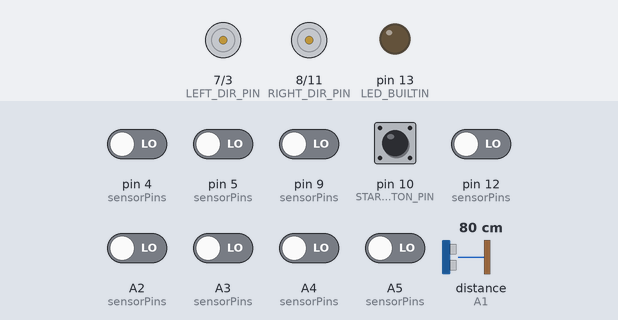
The program below on a simulated Arduino Uno, built with avr-gcc and run on an emulated ATmega328P. Parts: direction and speed pins drawn as motors (green arrow = direction pin HIGH = forward, orange = LOW = backward, longer = more drive), output pins drawn as LEDs (lit = HIGH). Inputs (shaded band) come from the test bench; at power-on: pin 10 (START_BUTTON_PIN) HIGH, A2 (sensorPins), A3 (sensorPins), A4 (sensorPins), A5 (sensorPins), pin 4 (sensorPins), pin 5 (sensorPins), pin 9 (sensorPins), pin 12 (sensorPins) LOW, distance to the obstacle (sensor on A1) 80 cm. The echo pulse lasts 58.3 µs per cm; pins used as bus, display or sensor lines are not drawn.

Above: at 13.3 s.
13.4 s: pin 10 (START_BUTTON_PIN) pulled LOW for 0.35 s
At 15.3 s:
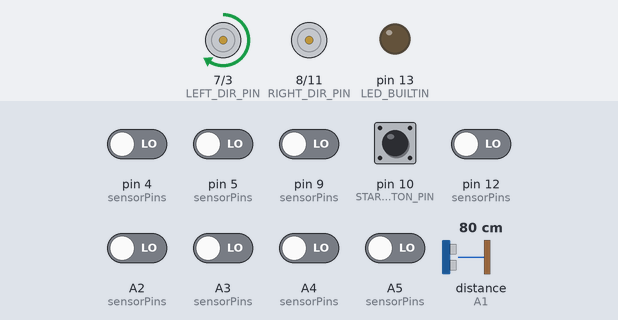
15.6 s: pin 4 (sensorPins) driven HIGH
At 16.8 s:
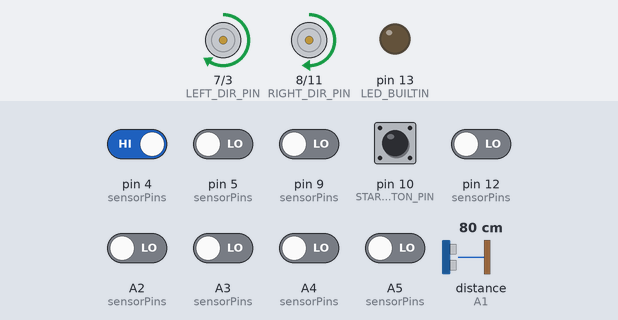
17.1 s: pin 5 (sensorPins) driven HIGH
At 18.0 s:
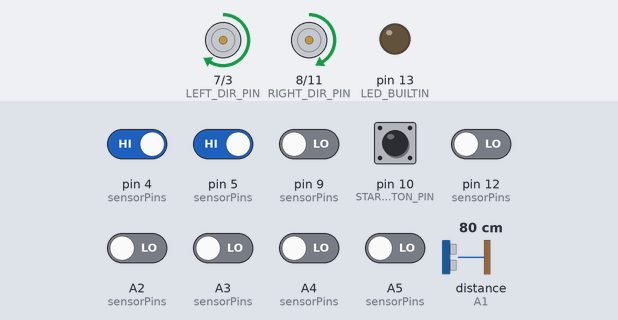
18.6 s: A5 (sensorPins) driven HIGH
At 21.2 s:
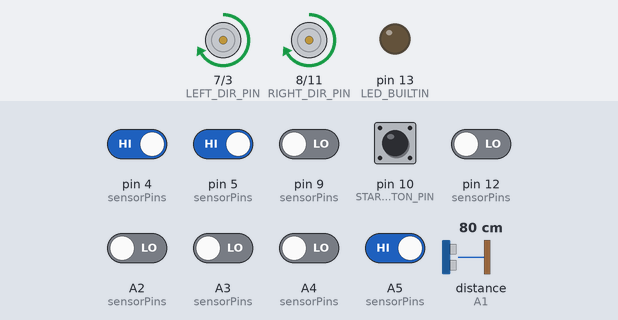
21.6 s: pin 12 (sensorPins) driven HIGH
23.5 s: pin 10 (START_BUTTON_PIN) pulled LOW for 1 s
At 24.0 s:
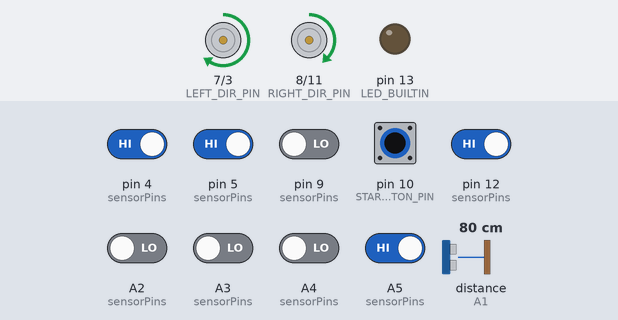
Timing chart, 0 to 26.5 s (numbered marks = the images above; inputs shaded):
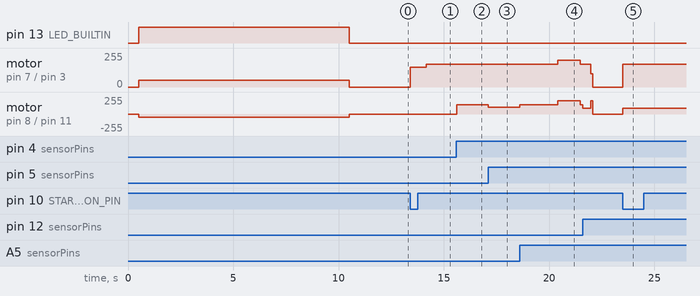

The program:

main.cpp
```cpp
#include <Arduino.h>
#include <PID_v1.h>
#include <QTRSensors.h>

#include "LedControl.h"
#include "MotorControl.h"
// * Flag to toggle feature
// ! Tunr off FLAG_DEBUG to avoid oscillation
#define FLAG_DEBUG false

#define FLAG_USE_NEW_CALIBRATE_PROCEDURE true

#define SONAR_TRIG_PIN A0
#define SONAR_ECHO_PIN A1

#define START_BUTTON_PIN 10

const uint8_t sensorCount = 8;
const uint8_t sensorPins[sensorCount] = {12, 9, 5, 4, A5, A4, A3, A2};
uint16_t sensorValues[sensorCount];

double setPoint = 3500.0;
double pos = 0.0;
double adjust = 0.0;

const double initialBaseSpeed = 150;

// Line follow base speed
const double baseSpeed = 170.0;

// use these with baseSpeed = 170
double Kp = 0.065;
double Ki = 0.0;
double Kd = 0.0013;

uint64_t looopStartMillis = 0;
bool lineFollowInitialized = false;
uint8_t status = 0;
bool tunelPassed = false;
bool ramUp = true;
double speed = initialBaseSpeed;
uint64_t switchMillis = 0;
uint64_t currentMillis = 0;

QTRSensors qtr;
PID pid(&pos, &adjust, &setPoint, Kp, Ki, Kd, DIRECT);

uint32_t checkDistance() {
    PORTC |= (1 << PC0);
    delayMicroseconds(5);
    PORTC &= ~(1 << PC0);
    uint8_t oldSREG = SREG;
    cli();
    uint64_t dur = pulseIn(A1, HIGH, 1000000UL);
    sei();
    SREG = oldSREG;
    return dur / 2 / 29.412;
}

inline void adjustCarTunnel() {
    Motor::setSpeed(255, 10);
}
void calibrateSensor() {
    LED::turnOn();
    Motor::setDir(Motor::motorDir::forward, Motor::motorDir::reverse);
    Motor::setSpeed(50, 50);
    for (uint16_t i = 0; i < 400; i++)
        qtr.calibrate();
    Motor::setSpeed(0, 0);
    Motor::setDir(Motor::motorDir::forward, Motor::motorDir::forward);
    LED::turnOff();
}

void initLineFollowMode() {
    pid.SetTunings(Kp, Ki, Kd);
    pid.SetMode(AUTOMATIC);
    pid.SetSampleTime(5);
    pid.SetOutputLimits(-initialBaseSpeed, initialBaseSpeed);
    lineFollowInitialized = true;
}

int main() {
    // Arduino stuff, don't touch
    init();

    // Prog stuff, can be touched
    pinMode(SONAR_TRIG_PIN, OUTPUT);
    pinMode(SONAR_ECHO_PIN, INPUT);
    pinMode(START_BUTTON_PIN, INPUT_PULLUP);

    // status indicator led
    pinMode(LED_BUILTIN, OUTPUT);

    // configure the line sensors
    qtr.setTypeRC();
    qtr.setSensorPins(sensorPins, sensorCount);
    qtr.setEmitterPin(2);
    qtr.setNonDimmable();
    qtr.setTimeout(2000);
    delay(500);

    // Init motor (timer,...)
    Motor::begin();
    LED::begin();
    calibrateSensor();

#if FLAG_DEBUG
    Serial.begin(115200);
#endif

    delay(2000);
    initLineFollowMode();
    while (digitalRead(START_BUTTON_PIN)) {
        // empty waiting loop
    };
    looopStartMillis = millis();
    for (;;) {
        currentMillis = millis();
        if (status == 0) { // if status = 0 aka following line
            if (ramUp) {
                if (currentMillis - looopStartMillis > 750) {
                    pid.SetOutputLimits((double)-baseSpeed, (double)baseSpeed);
                    speed = baseSpeed;
                    ramUp = false;
                }
            }

            pos = qtr.readLineBlack(sensorValues);
            currentMillis = millis();
            // if detect line
            if ((sensorValues[4] > 800 && sensorValues[3] > 800 && (sensorValues[2] > 800 || sensorValues[5] > 800))) {
                if (currentMillis - switchMillis > 500) {
                    // doesn't switch when ram up to avoid the START arrow
                    if (currentMillis - looopStartMillis >= 7000) {
                        if (!tunelPassed)
                            status = 1;
                        else // jump to stop
                            status = 100;
                        switchMillis = currentMillis;
                    }
                }
            }

// ! Turn off debug to avoid oscillation
#if (FLAG_DEBUG)
            for (auto values : sensorValues) {
                Serial.print(values);
                Serial.print(' ');
            }

            Serial.println();
            Serial.print(position);
            Serial.print(" ");
            Serial.println(adjust);
            delay(50);
#endif

            pid.Compute();
            if (adjust > 0) {
                Motor::setSpeed(speed - adjust, speed);
            } else {
                Motor::setSpeed(speed, speed + adjust);
            }
        } else if (status == 1) { // aka tunnel mode
            qtr.readCalibrated(sensorValues);
            if (currentMillis - switchMillis > 500 && (sensorValues[0] > 700 || sensorValues[1] > 700 || sensorValues[2] > 700 || sensorValues[3] > 700 || sensorValues[4] > 700 || sensorValues[5] > 700 || sensorValues[6] > 700 || sensorValues[7] > 700)) {
                status = 0;
                tunelPassed = true;
                switchMillis = millis();
            }
            Motor::setSpeed(200, 200);
            if (checkDistance() <= 10) {
                adjustCarTunnel();
            }
        } else if (status == 100) {
            Motor::setSpeed(200, 100);
            delay(100);
            Motor::setSpeed(0, 0);
            status = 200;
        } else if (status == 200) {
            // wait for the button to be pressed
            if (!digitalRead(START_BUTTON_PIN)) {
                status = 0;
                tunelPassed = false;
                ramUp = true;
                looopStartMillis = currentMillis;
            };
        }
    }
    return 0;
}
```

LedControl.h
```cpp
#ifndef _LED_CONTROL_H_
#define _LED_CONTROL_H_

#include <avr/io.h>

#define LED_PIN PB5

namespace LED {
inline void begin() {
    DDRB |= (1 << LED_PIN);
}
inline void turnOn() {
    PORTB |= (1 << LED_PIN);
}
inline void turnOff() {
    PORTB &= ~(1 << LED_PIN);
}
};  // namespace LED

#endif
```

MotorControl.h
```cpp
#ifndef _MOTOR_CONTROL_H
#define _MOTOR_CONTROL_H

#include <avr/io.h>

#define LEFT_DIR_PIN PD7   // pin 8
#define RIGHT_DIR_PIN PB0  // pin 7

#define LEFT_PWM_PIN PD3   // pin 3
#define RIGHT_PWM_PIN PB3  // pin 11

namespace Motor {
enum class motorDir {
    forward,
    reverse
};
inline void begin() {
    uint8_t oldSREG = SREG;
    cli();
    DDRD |= (1 << LEFT_PWM_PIN) | (1 << LEFT_DIR_PIN);
    DDRB |= (1 << RIGHT_PWM_PIN) | (1 << RIGHT_DIR_PIN);

    PORTD |= (1 << LEFT_DIR_PIN);
    PORTB |= (1 << RIGHT_DIR_PIN);

    TCCR2A = (1 << COM2A1) | (1 << COM2B1) | (1 << WGM20);
    TCCR2B = (1 << CS20);

    OCR2A = 0;
    OCR2B = 0;

    sei();
    SREG = oldSREG;
};
inline void setLeftSpeed(uint8_t speed) {
    OCR2A = speed;
}
inline void setRightSpeed(uint8_t speed) {
    OCR2B = speed;
}
inline void setSpeed(uint8_t speedLeft, uint8_t speedRight) {
    OCR2A = speedLeft;
    OCR2B = speedRight;
}

inline void setLeftDir(motorDir dir) {
    PORTD = dir == motorDir::forward ? PORTD | (1 << LEFT_DIR_PIN)
                                     : PORTD & ~(1 << LEFT_DIR_PIN);
}
inline void setRightDir(motorDir dir) {
    PORTB = dir == motorDir::forward ? PORTB | (1 << RIGHT_DIR_PIN)
                                     : PORTB & ~(1 << RIGHT_DIR_PIN);
}
inline void setDir(motorDir leftDir, motorDir rightDir) {
    setLeftDir(leftDir);
    setRightDir(rightDir);
}
}  // namespace Motor
#endif /* MOTOR_H */
```

Measured:
- after the input at 13.4 s, motor on pin 7 (LEFT_DIR_PIN) / pin 3 (LEFT_PWM_PIN): stopped → forward 150/255 at once, → forward 170/255 0.75 s later
- after the input at 15.6 s, motor on pin 8 (RIGHT_DIR_PIN) / pin 11 (RIGHT_PWM_PIN): stopped → forward 137/255 at once
- after the input at 17.1 s, motor on pin 8 (RIGHT_DIR_PIN) / pin 11 (RIGHT_PWM_PIN): forward 137/255 → forward 105/255 at once
- after the input at 18.6 s, motor on pin 7 (LEFT_DIR_PIN) / pin 3 (LEFT_PWM_PIN): forward 170/255 → forward 200/255 after 1.8 s, → forward 170/255 1.1 s later; motor on pin 8 (RIGHT_DIR_PIN) / pin 11 (RIGHT_PWM_PIN): forward 105/255 → forward 137/255 at once, → forward 200/255 1.8 s later, → forward 137/255 1.1 s later
- after the input at 23.5 s, motor on pin 7 (LEFT_DIR_PIN) / pin 3 (LEFT_PWM_PIN): stopped → forward 170/255 at once; motor on pin 8 (RIGHT_DIR_PIN) / pin 11 (RIGHT_PWM_PIN): stopped → forward 88/255 at once
